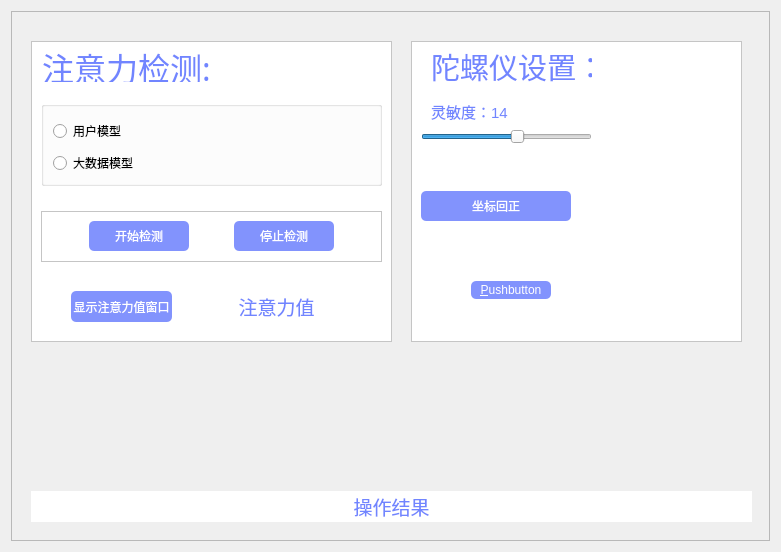
<?xml version="1.0" encoding="UTF-8"?>
<ui version="4.0">
 <class>SetUp</class>
 <widget class="QWidget" name="SetUp">
  <property name="geometry">
   <rect>
    <x>0</x>
    <y>0</y>
    <width>781</width>
    <height>552</height>
   </rect>
  </property>
  <property name="windowTitle">
   <string>设置</string>
  </property>
  <property name="styleSheet">
   <string notr="true">#frame_background{
border-image:url(:/img/background-gg.jpg);
}

#frame_gy, #frame_3,#frame_attention{
    background-color:#ffffff
}


QPushButton{
    color:#ffffff;
    border: none;
    background-color:#8293fd;
    border-radius: 5px;
}

QLabel
{
    color:#7185ff;

}</string>
  </property>
  <layout class="QGridLayout" name="gridLayout">
   <item row="0" column="0">
    <widget class="QFrame" name="frame_background">
     <property name="frameShape">
      <enum>QFrame::StyledPanel</enum>
     </property>
     <property name="frameShadow">
      <enum>QFrame::Raised</enum>
     </property>
     <widget class="QFrame" name="frame_gy">
      <property name="geometry">
       <rect>
        <x>400</x>
        <y>30</y>
        <width>331</width>
        <height>301</height>
       </rect>
      </property>
      <property name="frameShape">
       <enum>QFrame::StyledPanel</enum>
      </property>
      <property name="frameShadow">
       <enum>QFrame::Raised</enum>
      </property>
      <widget class="QSlider" name="horizontalSlider">
       <property name="geometry">
        <rect>
         <x>10</x>
         <y>80</y>
         <width>171</width>
         <height>31</height>
        </rect>
       </property>
       <property name="minimum">
        <number>6</number>
       </property>
       <property name="maximum">
        <number>20</number>
       </property>
       <property name="pageStep">
        <number>1</number>
       </property>
       <property name="value">
        <number>14</number>
       </property>
       <property name="orientation">
        <enum>Qt::Horizontal</enum>
       </property>
      </widget>
      <widget class="QLabel" name="label">
       <property name="geometry">
        <rect>
         <x>20</x>
         <y>10</y>
         <width>161</width>
         <height>31</height>
        </rect>
       </property>
       <property name="font">
        <font>
         <family>微软雅黑</family>
         <pointsize>22</pointsize>
        </font>
       </property>
       <property name="text">
        <string>陀螺仪设置：</string>
       </property>
      </widget>
      <widget class="QPushButton" name="resetButton">
       <property name="geometry">
        <rect>
         <x>10</x>
         <y>150</y>
         <width>150</width>
         <height>30</height>
        </rect>
       </property>
       <property name="sizePolicy">
        <sizepolicy hsizetype="Fixed" vsizetype="Fixed">
         <horstretch>0</horstretch>
         <verstretch>0</verstretch>
        </sizepolicy>
       </property>
       <property name="minimumSize">
        <size>
         <width>150</width>
         <height>30</height>
        </size>
       </property>
       <property name="maximumSize">
        <size>
         <width>150</width>
         <height>30</height>
        </size>
       </property>
       <property name="text">
        <string>坐标回正</string>
       </property>
      </widget>
      <widget class="QLabel" name="sensitivityLabel">
       <property name="geometry">
        <rect>
         <x>20</x>
         <y>60</y>
         <width>161</width>
         <height>20</height>
        </rect>
       </property>
       <property name="font">
        <font>
         <pointsize>11</pointsize>
        </font>
       </property>
       <property name="text">
        <string>灵敏度：14</string>
       </property>
      </widget>
      <widget class="QPushButton" name="pushButton_2">
       <property name="geometry">
        <rect>
         <x>60</x>
         <y>240</y>
         <width>80</width>
         <height>18</height>
        </rect>
       </property>
       <property name="text">
        <string>&amp;Pushbutton</string>
       </property>
      </widget>
     </widget>
     <widget class="QFrame" name="frame_attention">
      <property name="geometry">
       <rect>
        <x>20</x>
        <y>30</y>
        <width>361</width>
        <height>301</height>
       </rect>
      </property>
      <property name="frameShape">
       <enum>QFrame::StyledPanel</enum>
      </property>
      <property name="frameShadow">
       <enum>QFrame::Raised</enum>
      </property>
      <widget class="QLabel" name="resultLabel">
       <property name="geometry">
        <rect>
         <x>180</x>
         <y>250</y>
         <width>131</width>
         <height>31</height>
        </rect>
       </property>
       <property name="font">
        <font>
         <pointsize>14</pointsize>
        </font>
       </property>
       <property name="text">
        <string>注意力值</string>
       </property>
       <property name="scaledContents">
        <bool>false</bool>
       </property>
       <property name="alignment">
        <set>Qt::AlignCenter</set>
       </property>
      </widget>
      <widget class="QLabel" name="label2">
       <property name="geometry">
        <rect>
         <x>10</x>
         <y>10</y>
         <width>171</width>
         <height>31</height>
        </rect>
       </property>
       <property name="font">
        <font>
         <family>微软雅黑</family>
         <pointsize>24</pointsize>
        </font>
       </property>
       <property name="text">
        <string>注意力检测:</string>
       </property>
       <property name="alignment">
        <set>Qt::AlignCenter</set>
       </property>
      </widget>
      <widget class="QGroupBox" name="groupBox">
       <property name="geometry">
        <rect>
         <x>10</x>
         <y>60</y>
         <width>341</width>
         <height>85</height>
        </rect>
       </property>
       <property name="styleSheet">
        <string notr="true"/>
       </property>
       <property name="title">
        <string/>
       </property>
       <layout class="QVBoxLayout" name="verticalLayout">
        <item>
         <widget class="QRadioButton" name="userModeBtn">
          <property name="sizePolicy">
           <sizepolicy hsizetype="Fixed" vsizetype="Fixed">
            <horstretch>0</horstretch>
            <verstretch>0</verstretch>
           </sizepolicy>
          </property>
          <property name="minimumSize">
           <size>
            <width>150</width>
            <height>30</height>
           </size>
          </property>
          <property name="maximumSize">
           <size>
            <width>150</width>
            <height>30</height>
           </size>
          </property>
          <property name="text">
           <string>用户模型</string>
          </property>
         </widget>
        </item>
        <item>
         <widget class="QRadioButton" name="bigDataBtn">
          <property name="sizePolicy">
           <sizepolicy hsizetype="Fixed" vsizetype="Fixed">
            <horstretch>0</horstretch>
            <verstretch>0</verstretch>
           </sizepolicy>
          </property>
          <property name="minimumSize">
           <size>
            <width>150</width>
            <height>30</height>
           </size>
          </property>
          <property name="maximumSize">
           <size>
            <width>150</width>
            <height>30</height>
           </size>
          </property>
          <property name="text">
           <string>大数据模型</string>
          </property>
         </widget>
        </item>
       </layout>
      </widget>
      <widget class="QPushButton" name="pushButton">
       <property name="geometry">
        <rect>
         <x>40</x>
         <y>250</y>
         <width>101</width>
         <height>31</height>
        </rect>
       </property>
       <property name="text">
        <string>显示注意力值窗口</string>
       </property>
      </widget>
      <widget class="QFrame" name="frame_3">
       <property name="geometry">
        <rect>
         <x>10</x>
         <y>170</y>
         <width>341</width>
         <height>51</height>
        </rect>
       </property>
       <property name="frameShape">
        <enum>QFrame::StyledPanel</enum>
       </property>
       <property name="frameShadow">
        <enum>QFrame::Raised</enum>
       </property>
       <layout class="QHBoxLayout" name="horizontalLayout">
        <item>
         <spacer name="horizontalSpacer_2">
          <property name="orientation">
           <enum>Qt::Horizontal</enum>
          </property>
          <property name="sizeHint" stdset="0">
           <size>
            <width>40</width>
            <height>20</height>
           </size>
          </property>
         </spacer>
        </item>
        <item>
         <widget class="QPushButton" name="beginButton">
          <property name="sizePolicy">
           <sizepolicy hsizetype="Fixed" vsizetype="Fixed">
            <horstretch>0</horstretch>
            <verstretch>0</verstretch>
           </sizepolicy>
          </property>
          <property name="minimumSize">
           <size>
            <width>100</width>
            <height>30</height>
           </size>
          </property>
          <property name="maximumSize">
           <size>
            <width>100</width>
            <height>30</height>
           </size>
          </property>
          <property name="text">
           <string>开始检测</string>
          </property>
         </widget>
        </item>
        <item>
         <spacer name="horizontalSpacer">
          <property name="orientation">
           <enum>Qt::Horizontal</enum>
          </property>
          <property name="sizeHint" stdset="0">
           <size>
            <width>40</width>
            <height>20</height>
           </size>
          </property>
         </spacer>
        </item>
        <item>
         <widget class="QPushButton" name="stopButton">
          <property name="sizePolicy">
           <sizepolicy hsizetype="Fixed" vsizetype="Fixed">
            <horstretch>0</horstretch>
            <verstretch>0</verstretch>
           </sizepolicy>
          </property>
          <property name="minimumSize">
           <size>
            <width>100</width>
            <height>30</height>
           </size>
          </property>
          <property name="maximumSize">
           <size>
            <width>100</width>
            <height>30</height>
           </size>
          </property>
          <property name="text">
           <string>停止检测</string>
          </property>
         </widget>
        </item>
        <item>
         <spacer name="horizontalSpacer_3">
          <property name="orientation">
           <enum>Qt::Horizontal</enum>
          </property>
          <property name="sizeHint" stdset="0">
           <size>
            <width>40</width>
            <height>20</height>
           </size>
          </property>
         </spacer>
        </item>
       </layout>
      </widget>
     </widget>
     <widget class="QLabel" name="feedbackLabel">
      <property name="geometry">
       <rect>
        <x>20</x>
        <y>480</y>
        <width>721</width>
        <height>31</height>
       </rect>
      </property>
      <property name="font">
       <font>
        <pointsize>14</pointsize>
       </font>
      </property>
      <property name="styleSheet">
       <string notr="true">#feedbackLabel{
	background-color:rgb(255, 255, 255)
}</string>
      </property>
      <property name="text">
       <string>操作结果</string>
      </property>
      <property name="scaledContents">
       <bool>false</bool>
      </property>
      <property name="alignment">
       <set>Qt::AlignCenter</set>
      </property>
     </widget>
    </widget>
   </item>
  </layout>
 </widget>
 <resources/>
 <connections/>
</ui>
